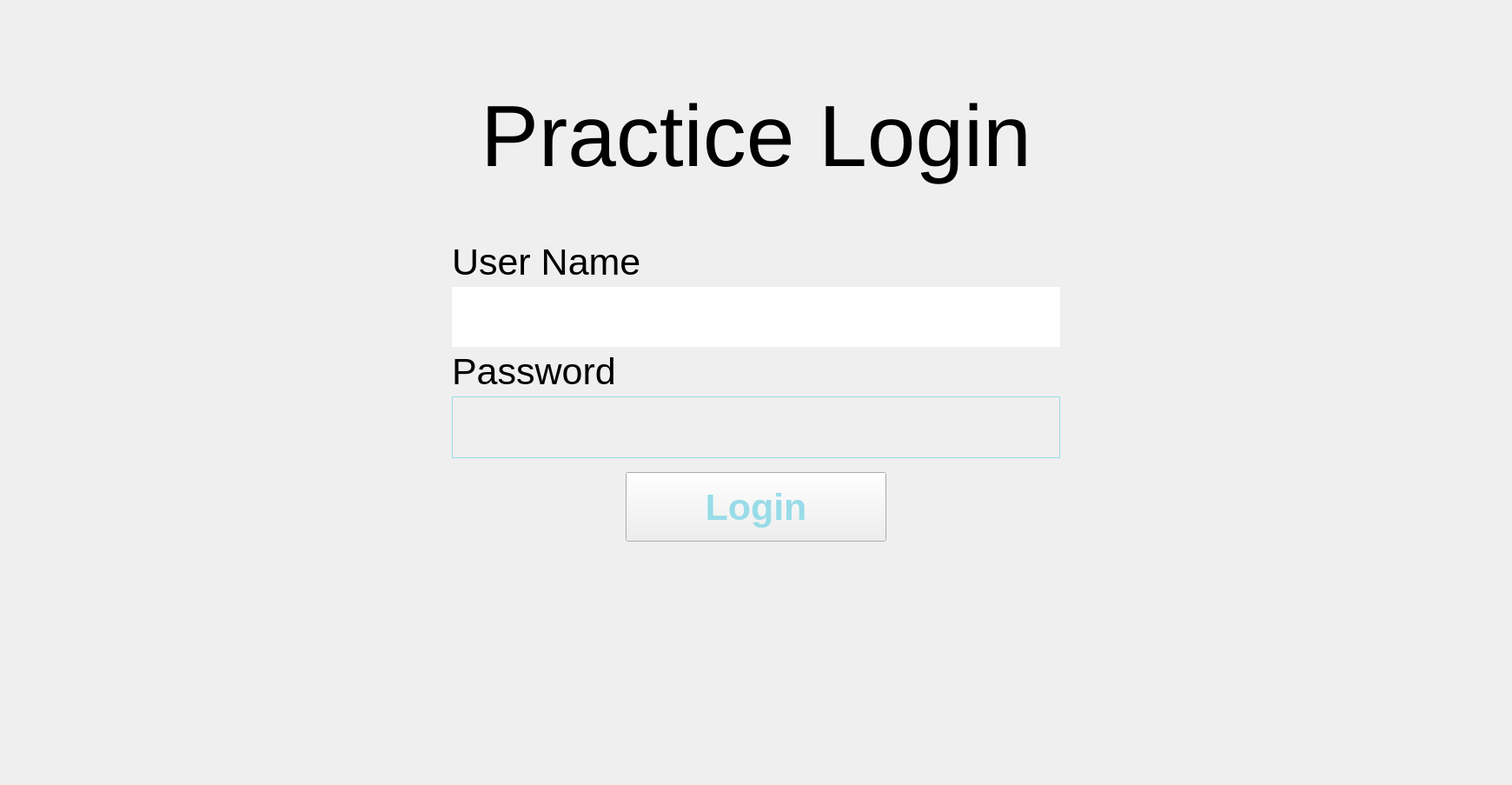
      <widget class="QWidget" name="login_screen">
       <property name="styleSheet">
        <string notr="true"/>
       </property>
       <layout class="QGridLayout" name="gridLayout_4">
        <item row="0" column="1">
         <widget class="QWidget" name="widget" native="true">
          <layout class="QHBoxLayout" name="horizontalLayout_5">
           <property name="leftMargin">
            <number>0</number>
           </property>
           <property name="topMargin">
            <number>0</number>
           </property>
           <property name="rightMargin">
            <number>0</number>
           </property>
           <property name="bottomMargin">
            <number>0</number>
           </property>
           <item>
            <layout class="QGridLayout" name="gridLayout_5">
             <item row="2" column="1">
              <widget class="QFrame" name="frame">
               <property name="styleSheet">
                <string notr="true"/>
               </property>
               <layout class="QVBoxLayout" name="verticalLayout_5">
                <item>
                 <spacer name="verticalSpacer_10">
                  <property name="orientation">
                   <enum>Qt::Vertical</enum>
                  </property>
                  <property name="sizeType">
                   <enum>QSizePolicy::Fixed</enum>
                  </property>
                  <property name="sizeHint" stdset="0">
                   <size>
                    <width>20</width>
                    <height>70</height>
                   </size>
                  </property>
                 </spacer>
                </item>
                <item>
                 <widget class="QLabel" name="lbl_login_title">
                  <property name="font">
                   <font>
                    <family>Segoe UI</family>
                    <pointsize>75</pointsize>
                    <weight>50</weight>
                    <bold>false</bold>
                   </font>
                  </property>
                  <property name="locale">
                   <locale language="English" country="UnitedStates"/>
                  </property>
                  <property name="text">
                   <string>Practice Login</string>
                  </property>
                  <property name="textFormat">
                   <enum>Qt::AutoText</enum>
                  </property>
                  <property name="alignment">
                   <set>Qt::AlignCenter</set>
                  </property>
                 </widget>
                </item>
                <item>
                 <layout class="QHBoxLayout" name="horizontalLayout_4">
                  <item>
                   <spacer name="horizontalSpacer_6">
                    <property name="orientation">
                     <enum>Qt::Horizontal</enum>
                    </property>
                    <property name="sizeType">
                     <enum>QSizePolicy::Maximum</enum>
                    </property>
                    <property name="sizeHint" stdset="0">
                     <size>
                      <width>300</width>
                      <height>20</height>
                     </size>
                    </property>
                   </spacer>
                  </item>
                  <item>
                   <widget class="QFrame" name="frm_login">
                    <property name="sizePolicy">
                     <sizepolicy hsizetype="Fixed" vsizetype="Fixed">
                      <horstretch>0</horstretch>
                      <verstretch>0</verstretch>
                     </sizepolicy>
                    </property>
                    <property name="minimumSize">
                     <size>
                      <width>900</width>
                      <height>400</height>
                     </size>
                    </property>
                    <property name="styleSheet">
                     <string notr="true">.QFrame{
border-image: url(./images/frame22.png);
border-image-repeat : stretch;
}
</string>
                    </property>
                    <property name="locale">
                     <locale language="English" country="UnitedStates"/>
                    </property>
                    <layout class="QVBoxLayout" name="verticalLayout_4">
                     <property name="leftMargin">
                      <number>100</number>
                     </property>
                     <property name="topMargin">
                      <number>60</number>
                     </property>
                     <property name="rightMargin">
                      <number>100</number>
                     </property>
                     <property name="bottomMargin">
                      <number>60</number>
                     </property>
                     <item>
                      <layout class="QVBoxLayout" name="verticalLayout">
                       <item>
                        <layout class="QHBoxLayout" name="horizontalLayout">
                         <item>
                          <widget class="QLabel" name="lbl_username">
                           <property name="maximumSize">
                            <size>
                             <width>16777215</width>
                             <height>45</height>
                            </size>
                           </property>
                           <property name="font">
                            <font>
                             <family>Segoe UI</family>
                             <pointsize>32</pointsize>
                             <weight>50</weight>
                             <bold>false</bold>
                            </font>
                           </property>
                           <property name="text">
                            <string>User Name</string>
                           </property>
                          </widget>
                         </item>
                         <item>
                          <spacer name="horizontalSpacer_2">
                           <property name="orientation">
                            <enum>Qt::Horizontal</enum>
                           </property>
                           <property name="sizeHint" stdset="0">
                            <size>
                             <width>40</width>
                             <height>20</height>
                            </size>
                           </property>
                          </spacer>
                         </item>
                        </layout>
                       </item>
                       <item>
                        <widget class="IdEdit" name="txtedit_username">
                         <property name="sizePolicy">
                          <sizepolicy hsizetype="Expanding" vsizetype="Fixed">
                           <horstretch>0</horstretch>
                           <verstretch>0</verstretch>
                          </sizepolicy>
                         </property>
                         <property name="maximumSize">
                          <size>
                           <width>16777215</width>
                           <height>80</height>
                          </size>
                         </property>
                         <property name="font">
                          <font>
                           <pointsize>44</pointsize>
                          </font>
                         </property>
                         <property name="styleSheet">
                          <string notr="true">.IdEdit{
	background-color: rgba(255, 255, 255, 0);
	color:rgba(152, 220,232, 255);
	border-width: 1px;
	border-style: solid;
	border-color:rgba(152, 220,232, 255);
}
.IdEdit:focus {
	background-color: rgba(255, 255, 255, 0);
	color:rgba(152, 220,232, 255);
	border-width: 1px;
	border-style: solid;
	border-color:rgba(152, 220,232, 255);
}</string>
                         </property>
                         <property name="frame">
                          <bool>false</bool>
                         </property>
                        </widget>
                       </item>
                      </layout>
                     </item>
                     <item>
                      <layout class="QVBoxLayout" name="verticalLayout_3">
                       <item>
                        <layout class="QHBoxLayout" name="horizontalLayout_2">
                         <item>
                          <widget class="QLabel" name="lbl_password">
                           <property name="maximumSize">
                            <size>
                             <width>16777215</width>
                             <height>45</height>
                            </size>
                           </property>
                           <property name="font">
                            <font>
                             <family>Segoe UI</family>
                             <pointsize>32</pointsize>
                             <weight>50</weight>
                             <bold>false</bold>
                            </font>
                           </property>
                           <property name="text">
                            <string>Password</string>
                           </property>
                          </widget>
                         </item>
                         <item>
                          <spacer name="horizontalSpacer_3">
                           <property name="orientation">
                            <enum>Qt::Horizontal</enum>
                           </property>
                           <property name="sizeHint" stdset="0">
                            <size>
                             <width>40</width>
                             <height>20</height>
                            </size>
                           </property>
                          </spacer>
                         </item>
                        </layout>
                       </item>
                       <item>
                        <widget class="QLineEdit" name="txtedit_passwd">
                         <property name="maximumSize">
                          <size>
                           <width>16777215</width>
                           <height>80</height>
                          </size>
                         </property>
                         <property name="font">
                          <font>
                           <pointsize>44</pointsize>
                          </font>
                         </property>
                         <property name="styleSheet">
                          <string notr="true">.QLineEdit{
	background-color: rgba(255, 255, 255, 0);
	color:rgba(152, 220,232, 255);
	border-width: 1px;
	border-style: solid;
	border-color:rgba(152, 220,232, 255);
}
.QLineEdit:focus {
	background-color: rgba(255, 255, 255, 0);
	color:rgba(152, 220,232, 255);
	border-width: 1px;
	border-style: solid;
	border-color:rgba(152, 220,232, 255);
}</string>
                         </property>
                         <property name="locale">
                          <locale language="English" country="UnitedStates"/>
                         </property>
                         <property name="inputMethodHints">
                          <set>Qt::ImhHiddenText|Qt::ImhNoAutoUppercase|Qt::ImhNoPredictiveText|Qt::ImhSensitiveData</set>
                         </property>
                         <property name="frame">
                          <bool>false</bool>
                         </property>
                         <property name="echoMode">
                          <enum>QLineEdit::Password</enum>
                         </property>
                        </widget>
                       </item>
                      </layout>
                     </item>
                     <item>
                      <layout class="QHBoxLayout" name="horizontalLayout_3">
                       <property name="topMargin">
                        <number>10</number>
                       </property>
                       <item>
                        <spacer name="horizontalSpacer_4">
                         <property name="orientation">
                          <enum>Qt::Horizontal</enum>
                         </property>
                         <property name="sizeHint" stdset="0">
                          <size>
                           <width>167</width>
                           <height>17</height>
                          </size>
                         </property>
                        </spacer>
                       </item>
                       <item>
                        <widget class="QPushButton" name="btn_login">
                         <property name="sizePolicy">
                          <sizepolicy hsizetype="Fixed" vsizetype="Fixed">
                           <horstretch>0</horstretch>
                           <verstretch>0</verstretch>
                          </sizepolicy>
                         </property>
                         <property name="minimumSize">
                          <size>
                           <width>300</width>
                           <height>80</height>
                          </size>
                         </property>
                         <property name="maximumSize">
                          <size>
                           <width>400</width>
                           <height>80</height>
                          </size>
                         </property>
                         <property name="font">
                          <font>
                           <family>Segoe UI</family>
                           <pointsize>32</pointsize>
                           <weight>75</weight>
                           <bold>true</bold>
                          </font>
                         </property>
                         <property name="styleSheet">
                          <string notr="true">.QPushButton {
	color:rgba(152, 220,232, 255);
	border-image: url(./images/button_background1.png)
}

.QPushButton:pressed {
	border-image: url(./images/button_background2.png)

}</string>
                         </property>
                         <property name="locale">
                          <locale language="English" country="UnitedStates"/>
                         </property>
                         <property name="text">
                          <string> Login </string>
                         </property>
                        </widget>
                       </item>
                       <item>
                        <spacer name="horizontalSpacer_5">
                         <property name="orientation">
                          <enum>Qt::Horizontal</enum>
                         </property>
                         <property name="sizeHint" stdset="0">
                          <size>
                           <width>167</width>
                           <height>17</height>
                          </size>
                         </property>
                        </spacer>
                       </item>
                      </layout>
                     </item>
                    </layout>
                   </widget>
                  </item>
                  <item>
                   <spacer name="horizontalSpacer_7">
                    <property name="orientation">
                     <enum>Qt::Horizontal</enum>
                    </property>
                    <property name="sizeType">
                     <enum>QSizePolicy::Maximum</enum>
                    </property>
                    <property name="sizeHint" stdset="0">
                     <size>
                      <width>300</width>
                      <height>20</height>
                     </size>
                    </property>
                   </spacer>
                  </item>
                 </layout>
                </item>
               </layout>
              </widget>
             </item>
             <item row="3" column="1">
              <spacer name="verticalSpacer_2">
               <property name="orientation">
                <enum>Qt::Vertical</enum>
               </property>
               <property name="sizeType">
                <enum>QSizePolicy::Fixed</enum>
               </property>
               <property name="sizeHint" stdset="0">
                <size>
                 <width>20</width>
                 <height>200</height>
                </size>
               </property>
              </spacer>
             </item>
             <item row="2" column="2">
              <spacer name="horizontalSpacer_9">
               <property name="orientation">
                <enum>Qt::Horizontal</enum>
               </property>
               <property name="sizeType">
                <enum>QSizePolicy::Maximum</enum>
               </property>
               <property name="sizeHint" stdset="0">
                <size>
                 <width>100</width>
                 <height>20</height>
                </size>
               </property>
              </spacer>
             </item>
             <item row="2" column="0">
              <spacer name="horizontalSpacer_8">
               <property name="orientation">
                <enum>Qt::Horizontal</enum>
               </property>
               <property name="sizeType">
                <enum>QSizePolicy::Maximum</enum>
               </property>
               <property name="sizeHint" stdset="0">
                <size>
                 <width>100</width>
                 <height>20</height>
                </size>
               </property>
              </spacer>
             </item>
             <item row="0" column="1">
              <spacer name="verticalSpacer">
               <property name="orientation">
                <enum>Qt::Vertical</enum>
               </property>
               <property name="sizeType">
                <enum>QSizePolicy::Fixed</enum>
               </property>
               <property name="sizeHint" stdset="0">
                <size>
                 <width>20</width>
                 <height>10</height>
                </size>
               </property>
              </spacer>
             </item>
            </layout>
           </item>
          </layout>
         </widget>
        </item>
       </layout>
      </widget>
